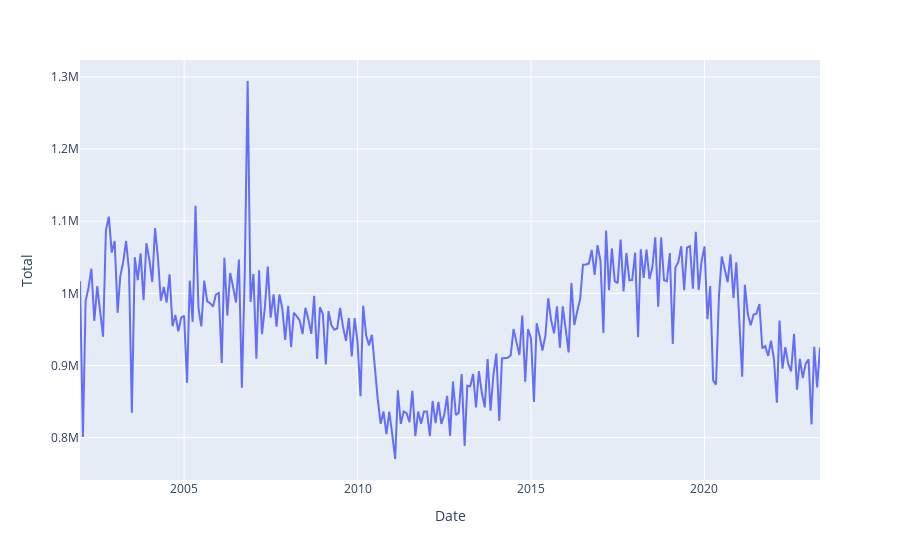

The notebook cell this image was saved under:
### Code cell
fig = px.line(foothill_transit, x='Date', y='Total')

fig.show()

### Figure 1 — Plotly figure (JSON) as saved in the notebook; plotly's stock layout.template omitted (floating-point values rounded to 4 significant figures; data arrays with more than 128 entries replaced by an {"elided": "..."} marker saying what was removed)
{"data": [{"hovertemplate": "Date=%{x}<br>Total=%{y}<extra></extra>", "legendgroup": "", "line": {"color": "#636efa", "dash": "solid"}, "marker": {"symbol": "circle"}, "mode": "lines", "name": "", "orientation": "v", "showlegend": false, "type": "scatter", "x": {"elided": "257 str values"}, "xaxis": "x", "y": {"elided": "257 int values"}, "yaxis": "y"}], "layout": {"legend": {"tracegroupgap": 0}, "margin": {"t": 60}, "xaxis": {"anchor": "y", "domain": [0, 1], "title": {"text": "Date"}}, "yaxis": {"anchor": "x", "domain": [0, 1], "title": {"text": "Total"}}}}
